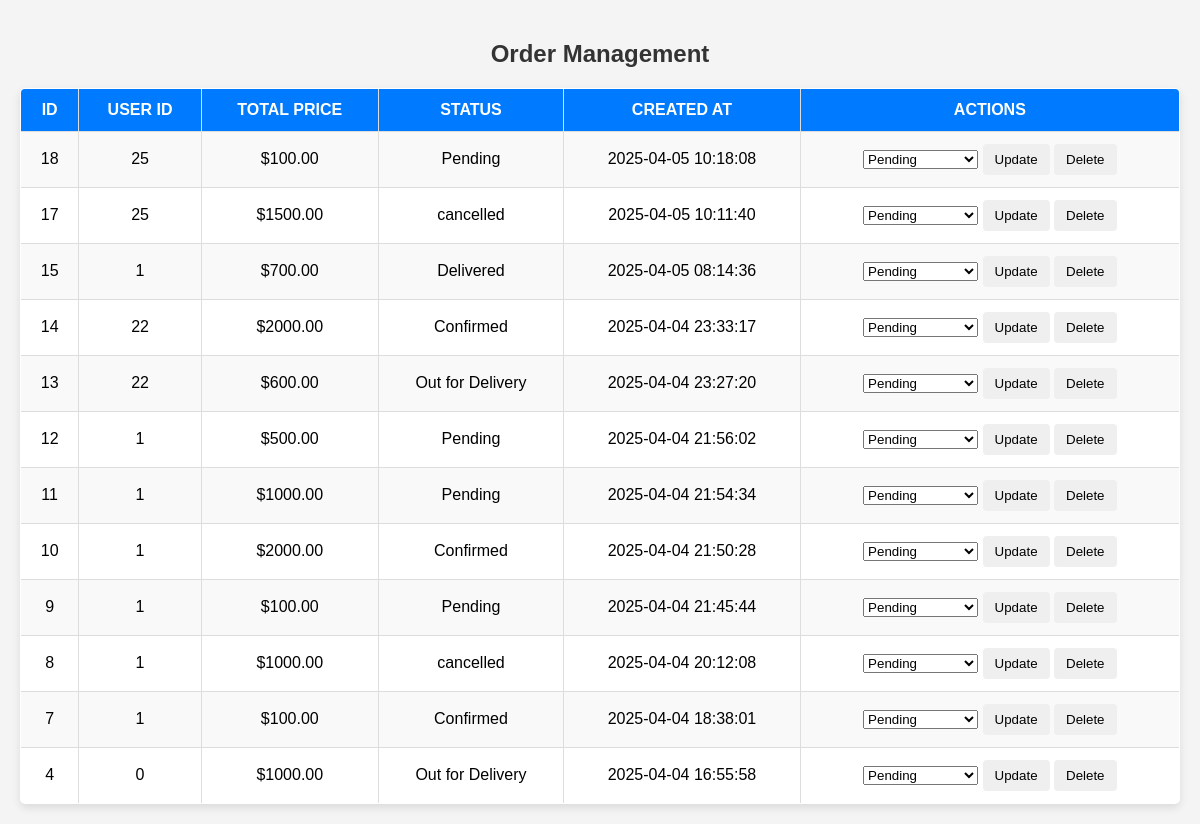
The app's page /Admin_Order_Management.php, older data.
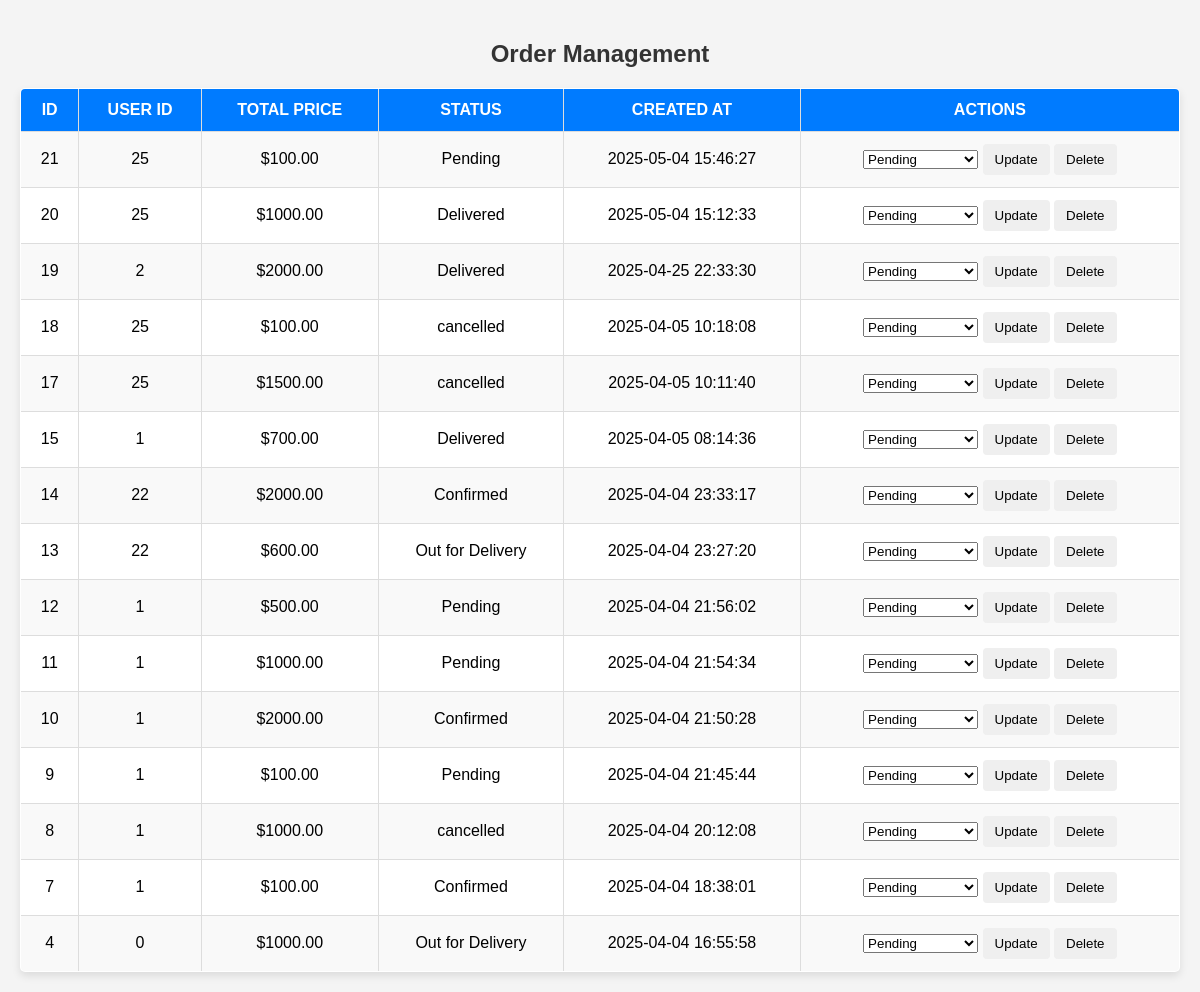
The same page, newer data.
### tables this page shows
CREATE TABLE `orders` (
  `id` int(11) NOT NULL,
  `user_id` int(11) NOT NULL,
  `user_name` varchar(100) DEFAULT NULL,
  `user_phone` varchar(20) DEFAULT NULL,
  `user_address` text DEFAULT NULL,
  `total_price` decimal(10,2) DEFAULT NULL,
  `status` varchar(20) DEFAULT 'Pending',
  `created_at` datetime DEFAULT current_timestamp()
);

### Admin_Order_Management.php (the view, shortened to what this page needs)
<?php
include 'config.php';
$stmt = $pdo->query("SELECT * FROM orders ORDER BY created_at DESC");
$orders = $stmt->fetchAll(PDO::FETCH_ASSOC);
?>
<!DOCTYPE html>
<html lang="en">
<head>
</head>
<body>
    <h2>Order Management</h2>
    <table border="1">
        <tr>
            <th>ID</th>
            <th>User ID</th>
            <th>Total Price</th>
            <th>Status</th>
            <th>Created At</th>
            <th>Actions</th>
        </tr>
        <?php foreach ($orders as $order) : ?>
        <tr>
            <td><?= $order['id'] ?></td>
            <td><?= $order['user_id'] ?></td>
            <td>$<?= $order['total_price'] ?></td>
            <td><?= $order['status'] ?></td>
            <td><?= $order['created_at'] ?></td>
            <td>
                <form method="post" style="display:inline;">
                    <select name="new_status">
                        <option value="pending" <?= $order['status'] == 'pending' ? 'selected' : '' ?>>Pending</option>
                    </select>
                    <button type="submit" name="update_status">Update</button>
                </form>
                <form method="post" style="display:inline;">
                    <button type="submit" name="delete_order" onclick="return confirm('Are you sure?')">Delete</button>
                </form>
            </td>
        </tr>
        <?php endforeach; ?>
    </table>
</body>
</html>

Row changes from the older to the newer data that the page shows:
added orders: id "21", user "25", total_price "100.00", status "Pending", created_at "2025-05-04 15:46:27"
added orders: id "20", user "25", total_price "1000.00", status "Delivered", created_at "2025-05-04 15:12:33"
added orders: id "19", user "2", total_price "2000.00", status "Delivered", created_at "2025-04-25 22:33:30"
changed orders id 18: status "Pending" → "cancelled"
